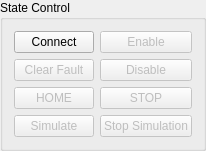
    <widget class="QGroupBox" name="groupBoxStateControl">
     <property name="title">
      <string>State Control</string>
     </property>
     <layout class="QGridLayout" name="gridLayout_5">
      <item row="0" column="2">
       <widget class="QPushButton" name="pushButtonEnable">
        <property name="enabled">
         <bool>false</bool>
        </property>
        <property name="text">
         <string>Enable</string>
        </property>
       </widget>
      </item>
      <item row="1" column="2">
       <widget class="QPushButton" name="pushButtonDisable">
        <property name="enabled">
         <bool>false</bool>
        </property>
        <property name="text">
         <string>Disable</string>
        </property>
       </widget>
      </item>
      <item row="1" column="1">
       <widget class="QPushButton" name="pushButtonReset">
        <property name="enabled">
         <bool>false</bool>
        </property>
        <property name="text">
         <string>Clear Fault</string>
        </property>
       </widget>
      </item>
      <item row="0" column="1">
       <widget class="QPushButton" name="pushButtonInit">
        <property name="text">
         <string>Connect</string>
        </property>
       </widget>
      </item>
      <item row="3" column="1">
       <widget class="QPushButton" name="pushButtonSimulate">
        <property name="enabled">
         <bool>false</bool>
        </property>
        <property name="text">
         <string>Simulate</string>
        </property>
        <property name="checkable">
         <bool>false</bool>
        </property>
        <property name="checked">
         <bool>false</bool>
        </property>
       </widget>
      </item>
      <item row="3" column="2">
       <widget class="QPushButton" name="pushButtonStopSimulation">
        <property name="enabled">
         <bool>false</bool>
        </property>
        <property name="text">
         <string>Stop Simulation</string>
        </property>
       </widget>
      </item>
      <item row="2" column="2">
       <widget class="QPushButton" name="pushButtonStop">
        <property name="enabled">
         <bool>false</bool>
        </property>
        <property name="text">
         <string>STOP</string>
        </property>
       </widget>
      </item>
      <item row="2" column="1">
       <widget class="QPushButton" name="pushButtonHome">
        <property name="enabled">
         <bool>false</bool>
        </property>
        <property name="text">
         <string>HOME</string>
        </property>
       </widget>
      </item>
     </layout>
    </widget>
